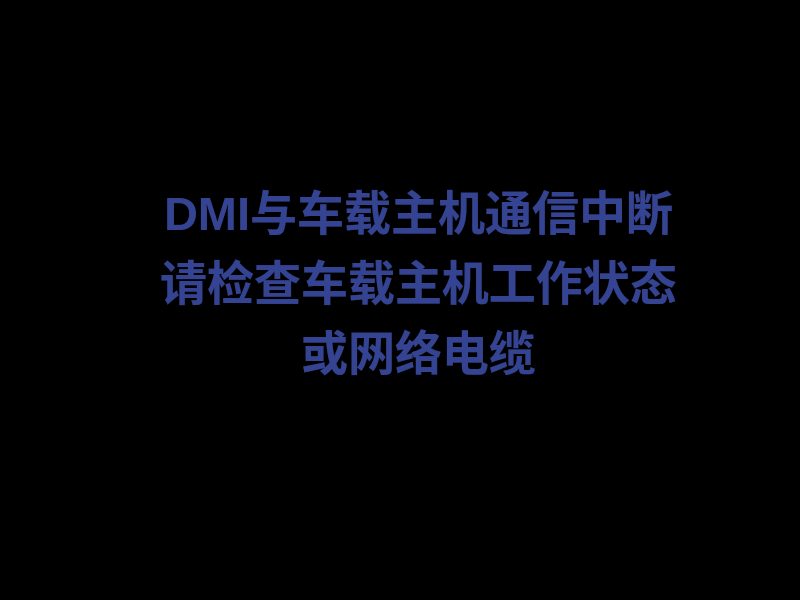
<?xml version="1.0" encoding="UTF-8"?>
<ui version="4.0">
 <class>Loseconnection7ch</class>
 <widget class="QMainWindow" name="Loseconnection7ch">
  <property name="windowModality">
   <enum>Qt::NonModal</enum>
  </property>
  <property name="geometry">
   <rect>
    <x>0</x>
    <y>0</y>
    <width>800</width>
    <height>600</height>
   </rect>
  </property>
  <property name="palette">
   <palette>
    <active>
     <colorrole role="WindowText">
      <brush brushstyle="SolidPattern">
       <color alpha="255">
        <red>255</red>
        <green>255</green>
        <blue>255</blue>
       </color>
      </brush>
     </colorrole>
     <colorrole role="Button">
      <brush brushstyle="SolidPattern">
       <color alpha="255">
        <red>0</red>
        <green>0</green>
        <blue>0</blue>
       </color>
      </brush>
     </colorrole>
     <colorrole role="Light">
      <brush brushstyle="SolidPattern">
       <color alpha="255">
        <red>0</red>
        <green>0</green>
        <blue>0</blue>
       </color>
      </brush>
     </colorrole>
     <colorrole role="Midlight">
      <brush brushstyle="SolidPattern">
       <color alpha="255">
        <red>0</red>
        <green>0</green>
        <blue>0</blue>
       </color>
      </brush>
     </colorrole>
     <colorrole role="Dark">
      <brush brushstyle="SolidPattern">
       <color alpha="255">
        <red>0</red>
        <green>0</green>
        <blue>0</blue>
       </color>
      </brush>
     </colorrole>
     <colorrole role="Mid">
      <brush brushstyle="SolidPattern">
       <color alpha="255">
        <red>0</red>
        <green>0</green>
        <blue>0</blue>
       </color>
      </brush>
     </colorrole>
     <colorrole role="Text">
      <brush brushstyle="SolidPattern">
       <color alpha="255">
        <red>255</red>
        <green>255</green>
        <blue>255</blue>
       </color>
      </brush>
     </colorrole>
     <colorrole role="BrightText">
      <brush brushstyle="SolidPattern">
       <color alpha="255">
        <red>255</red>
        <green>255</green>
        <blue>255</blue>
       </color>
      </brush>
     </colorrole>
     <colorrole role="ButtonText">
      <brush brushstyle="SolidPattern">
       <color alpha="255">
        <red>255</red>
        <green>255</green>
        <blue>255</blue>
       </color>
      </brush>
     </colorrole>
     <colorrole role="Base">
      <brush brushstyle="SolidPattern">
       <color alpha="255">
        <red>0</red>
        <green>0</green>
        <blue>0</blue>
       </color>
      </brush>
     </colorrole>
     <colorrole role="Window">
      <brush brushstyle="SolidPattern">
       <color alpha="255">
        <red>0</red>
        <green>0</green>
        <blue>0</blue>
       </color>
      </brush>
     </colorrole>
     <colorrole role="Shadow">
      <brush brushstyle="SolidPattern">
       <color alpha="255">
        <red>0</red>
        <green>0</green>
        <blue>0</blue>
       </color>
      </brush>
     </colorrole>
     <colorrole role="AlternateBase">
      <brush brushstyle="SolidPattern">
       <color alpha="255">
        <red>0</red>
        <green>0</green>
        <blue>0</blue>
       </color>
      </brush>
     </colorrole>
     <colorrole role="ToolTipBase">
      <brush brushstyle="SolidPattern">
       <color alpha="255">
        <red>255</red>
        <green>255</green>
        <blue>220</blue>
       </color>
      </brush>
     </colorrole>
     <colorrole role="ToolTipText">
      <brush brushstyle="SolidPattern">
       <color alpha="255">
        <red>0</red>
        <green>0</green>
        <blue>0</blue>
       </color>
      </brush>
     </colorrole>
    </active>
    <inactive>
     <colorrole role="WindowText">
      <brush brushstyle="SolidPattern">
       <color alpha="255">
        <red>255</red>
        <green>255</green>
        <blue>255</blue>
       </color>
      </brush>
     </colorrole>
     <colorrole role="Button">
      <brush brushstyle="SolidPattern">
       <color alpha="255">
        <red>0</red>
        <green>0</green>
        <blue>0</blue>
       </color>
      </brush>
     </colorrole>
     <colorrole role="Light">
      <brush brushstyle="SolidPattern">
       <color alpha="255">
        <red>0</red>
        <green>0</green>
        <blue>0</blue>
       </color>
      </brush>
     </colorrole>
     <colorrole role="Midlight">
      <brush brushstyle="SolidPattern">
       <color alpha="255">
        <red>0</red>
        <green>0</green>
        <blue>0</blue>
       </color>
      </brush>
     </colorrole>
     <colorrole role="Dark">
      <brush brushstyle="SolidPattern">
       <color alpha="255">
        <red>0</red>
        <green>0</green>
        <blue>0</blue>
       </color>
      </brush>
     </colorrole>
     <colorrole role="Mid">
      <brush brushstyle="SolidPattern">
       <color alpha="255">
        <red>0</red>
        <green>0</green>
        <blue>0</blue>
       </color>
      </brush>
     </colorrole>
     <colorrole role="Text">
      <brush brushstyle="SolidPattern">
       <color alpha="255">
        <red>255</red>
        <green>255</green>
        <blue>255</blue>
       </color>
      </brush>
     </colorrole>
     <colorrole role="BrightText">
      <brush brushstyle="SolidPattern">
       <color alpha="255">
        <red>255</red>
        <green>255</green>
        <blue>255</blue>
       </color>
      </brush>
     </colorrole>
     <colorrole role="ButtonText">
      <brush brushstyle="SolidPattern">
       <color alpha="255">
        <red>255</red>
        <green>255</green>
        <blue>255</blue>
       </color>
      </brush>
     </colorrole>
     <colorrole role="Base">
      <brush brushstyle="SolidPattern">
       <color alpha="255">
        <red>0</red>
        <green>0</green>
        <blue>0</blue>
       </color>
      </brush>
     </colorrole>
     <colorrole role="Window">
      <brush brushstyle="SolidPattern">
       <color alpha="255">
        <red>0</red>
        <green>0</green>
        <blue>0</blue>
       </color>
      </brush>
     </colorrole>
     <colorrole role="Shadow">
      <brush brushstyle="SolidPattern">
       <color alpha="255">
        <red>0</red>
        <green>0</green>
        <blue>0</blue>
       </color>
      </brush>
     </colorrole>
     <colorrole role="AlternateBase">
      <brush brushstyle="SolidPattern">
       <color alpha="255">
        <red>0</red>
        <green>0</green>
        <blue>0</blue>
       </color>
      </brush>
     </colorrole>
     <colorrole role="ToolTipBase">
      <brush brushstyle="SolidPattern">
       <color alpha="255">
        <red>255</red>
        <green>255</green>
        <blue>220</blue>
       </color>
      </brush>
     </colorrole>
     <colorrole role="ToolTipText">
      <brush brushstyle="SolidPattern">
       <color alpha="255">
        <red>0</red>
        <green>0</green>
        <blue>0</blue>
       </color>
      </brush>
     </colorrole>
    </inactive>
    <disabled>
     <colorrole role="WindowText">
      <brush brushstyle="SolidPattern">
       <color alpha="255">
        <red>0</red>
        <green>0</green>
        <blue>0</blue>
       </color>
      </brush>
     </colorrole>
     <colorrole role="Button">
      <brush brushstyle="SolidPattern">
       <color alpha="255">
        <red>0</red>
        <green>0</green>
        <blue>0</blue>
       </color>
      </brush>
     </colorrole>
     <colorrole role="Light">
      <brush brushstyle="SolidPattern">
       <color alpha="255">
        <red>0</red>
        <green>0</green>
        <blue>0</blue>
       </color>
      </brush>
     </colorrole>
     <colorrole role="Midlight">
      <brush brushstyle="SolidPattern">
       <color alpha="255">
        <red>0</red>
        <green>0</green>
        <blue>0</blue>
       </color>
      </brush>
     </colorrole>
     <colorrole role="Dark">
      <brush brushstyle="SolidPattern">
       <color alpha="255">
        <red>0</red>
        <green>0</green>
        <blue>0</blue>
       </color>
      </brush>
     </colorrole>
     <colorrole role="Mid">
      <brush brushstyle="SolidPattern">
       <color alpha="255">
        <red>0</red>
        <green>0</green>
        <blue>0</blue>
       </color>
      </brush>
     </colorrole>
     <colorrole role="Text">
      <brush brushstyle="SolidPattern">
       <color alpha="255">
        <red>0</red>
        <green>0</green>
        <blue>0</blue>
       </color>
      </brush>
     </colorrole>
     <colorrole role="BrightText">
      <brush brushstyle="SolidPattern">
       <color alpha="255">
        <red>255</red>
        <green>255</green>
        <blue>255</blue>
       </color>
      </brush>
     </colorrole>
     <colorrole role="ButtonText">
      <brush brushstyle="SolidPattern">
       <color alpha="255">
        <red>0</red>
        <green>0</green>
        <blue>0</blue>
       </color>
      </brush>
     </colorrole>
     <colorrole role="Base">
      <brush brushstyle="SolidPattern">
       <color alpha="255">
        <red>0</red>
        <green>0</green>
        <blue>0</blue>
       </color>
      </brush>
     </colorrole>
     <colorrole role="Window">
      <brush brushstyle="SolidPattern">
       <color alpha="255">
        <red>0</red>
        <green>0</green>
        <blue>0</blue>
       </color>
      </brush>
     </colorrole>
     <colorrole role="Shadow">
      <brush brushstyle="SolidPattern">
       <color alpha="255">
        <red>0</red>
        <green>0</green>
        <blue>0</blue>
       </color>
      </brush>
     </colorrole>
     <colorrole role="AlternateBase">
      <brush brushstyle="SolidPattern">
       <color alpha="255">
        <red>0</red>
        <green>0</green>
        <blue>0</blue>
       </color>
      </brush>
     </colorrole>
     <colorrole role="ToolTipBase">
      <brush brushstyle="SolidPattern">
       <color alpha="255">
        <red>255</red>
        <green>255</green>
        <blue>220</blue>
       </color>
      </brush>
     </colorrole>
     <colorrole role="ToolTipText">
      <brush brushstyle="SolidPattern">
       <color alpha="255">
        <red>0</red>
        <green>0</green>
        <blue>0</blue>
       </color>
      </brush>
     </colorrole>
    </disabled>
   </palette>
  </property>
  <property name="contextMenuPolicy">
   <enum>Qt::NoContextMenu</enum>
  </property>
  <property name="statusTip">
   <string notr="true"/>
  </property>
  <property name="toolButtonStyle">
   <enum>Qt::ToolButtonFollowStyle</enum>
  </property>
  <widget class="QWidget" name="widget">
   <property name="contextMenuPolicy">
    <enum>Qt::NoContextMenu</enum>
   </property>
   <widget class="QLabel" name="label">
    <property name="geometry">
     <rect>
      <x>0</x>
      <y>0</y>
      <width>1024</width>
      <height>768</height>
     </rect>
    </property>
    <property name="text">
     <string/>
    </property>
    <property name="pixmap">
     <pixmap>res/Lose_Connection.png</pixmap>
    </property>
    <property name="scaledContents">
     <bool>true</bool>
    </property>
   </widget>
   <widget class="QLabel" name="lbl_disconnect">
    <property name="geometry">
     <rect>
      <x>146</x>
      <y>118</y>
      <width>545</width>
      <height>322</height>
     </rect>
    </property>
    <property name="palette">
     <palette>
      <active>
       <colorrole role="WindowText">
        <brush brushstyle="SolidPattern">
         <color alpha="255">
          <red>52</red>
          <green>68</green>
          <blue>146</blue>
         </color>
        </brush>
       </colorrole>
      </active>
      <inactive>
       <colorrole role="WindowText">
        <brush brushstyle="SolidPattern">
         <color alpha="255">
          <red>52</red>
          <green>68</green>
          <blue>146</blue>
         </color>
        </brush>
       </colorrole>
      </inactive>
      <disabled>
       <colorrole role="WindowText">
        <brush brushstyle="SolidPattern">
         <color alpha="255">
          <red>0</red>
          <green>0</green>
          <blue>0</blue>
         </color>
        </brush>
       </colorrole>
      </disabled>
     </palette>
    </property>
    <property name="font">
     <font>
      <pointsize>35</pointsize>
      <weight>75</weight>
      <bold>true</bold>
     </font>
    </property>
    <property name="autoFillBackground">
     <bool>false</bool>
    </property>
    <property name="text">
     <string>DMI与车载主机通信中断 请检查车载主机工作状态或网络电缆</string>
    </property>
    <property name="alignment">
     <set>Qt::AlignCenter</set>
    </property>
    <property name="wordWrap">
     <bool>true</bool>
    </property>
   </widget>
  </widget>
 </widget>
 <layoutdefault spacing="6" margin="11"/>
 <resources/>
 <connections/>
</ui>
